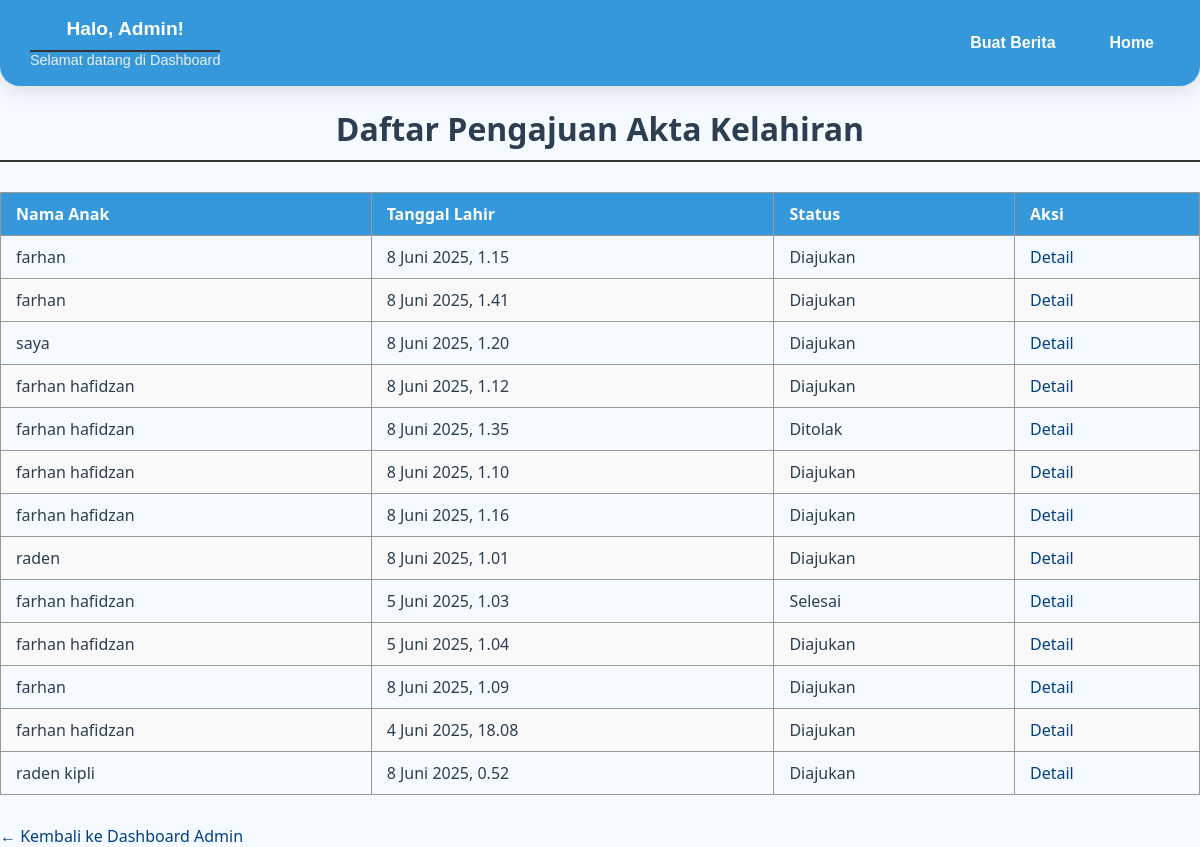
/kelahiran/akta-kelahiran/ (signed in), run on the app's committed database.
### kembang/models.py (models this page shows, shortened)
class AktaKelahiran(models.Model):
    user = models.ForeignKey(User, on_delete=models.CASCADE)
    nama_lengkap = models.CharField(max_length=100)
    tempat_lahir = models.CharField(max_length=100)
    tanggal_lahir = models.DateField()
    jenis_kelamin = models.CharField(max_length=10, choices=[('L', 'Laki-laki'), ('P', 'Perempuan')])
    nama_ayah = models.CharField(max_length=100)
    nama_ibu = models.CharField(max_length=100)
    alamat = models.TextField()
    status = models.CharField(max_length=20, choices=STATUS_CHOICES, default='diajukan')
    no_whatsapp = models.CharField(max_length=15, verbose_name="No. WhatsApp")
    tanggal_pengajuan = models.DateTimeField(auto_now_add=True)
    hasil_surat = models.FileField(upload_to='hasil_surat/akta_kelahiran/', blank=True, null=True)

### kembang/views.py (the view)
# urls.py: path('kelahiran/akta-kelahiran/', views.daftar_pengajuan_kelahiran, name='daftar_pengajuan_kelahiran'),
@staff_member_required
def daftar_pengajuan_kelahiran(request):
    pengajuan = AktaKelahiran.objects.all().order_by('-tanggal_lahir')
    context = {'pengajuan': pengajuan}
    return render(request, 'admin/daftar_kelahiran.html', context)

### kembang/templates/admin/daftar_kelahiran.html (shortened to what this page needs)
{% load static %}
<!DOCTYPE html>
<html lang="id">
<head>
    <link rel="stylesheet" href="{% static 'css/daftar_kelahiran.css' %}">
</head>
<body>
 <nav class="admin-navbar" data-aos="fade-down">
  <div class="admin-navbar-content">
    <div class="admin-brand">
      <link rel="stylesheet" href="{% static 'img/logo tegar.png' %}">
      <div class="admin-title">
        <h1>Halo, Admin!</h1>
        <p>Selamat datang di Dashboard</p>
      </div>
    </div>
    <ul class="admin-nav-links">
     <li> <a href="{% url 'announcement_manage'%}">Buat Berita</a></li>
     <li> <a href="{% url 'home'%}">Home</a></li>
    </ul>
  </div>
</nav>
    <div class="container">
        <h1>Daftar Pengajuan Akta Kelahiran</h1>
        <table>
            <thead>
                <tr>
                    <th>Nama Anak</th>
                    <th>Tanggal Lahir</th>
                    <th>Status</th>
                    <th>Aksi</th>
                </tr>
            </thead>
            <tbody>
                {% for akta in pengajuan %}
                <tr>
                    <td>{{ akta.nama_lengkap }}</td>
                    <td>{{ akta.tanggal_pengajuan }}</td>
                    <td>
                        <span class="status {{ akta.status }}">{{ akta.status|title }}</span>
                    </td>
                    <td>
                        <a class="button" href="{% url 'detail_pengajuan_kelahiran' akta.pk %}">Detail</a>
                    </td>
                </tr>
                {% empty %}
                <tr>
                    <td colspan="4" style="text-align: center;">Belum ada pengajuan.</td>
                </tr>
                {% endfor %}
            </tbody>
        </table>
        <a href="{% url 'admin_dashboard' %}" class="back-link">← Kembali ke Dashboard Admin</a>
    </div>
</body>
</html>

### kembang/static/css/daftar_kelahiran.css (style rules this page uses)
:root { --primary: #3498DB; --secondary: #2980B9; --background: #f4faff; --text: #2c3e50; }
.admin-navbar { background: #3498DB; box-shadow: 0 6px 18px rgba(0, 0, 0, 0.1); padding: 18px 30px; border-radius: 0 0 20px 20px; position: relative; z-index: 10; font-family: 'Poppins', sans-serif; color: #fff; }
.admin-navbar-content { display: flex; align-items: center; justify-content: space-between; flex-wrap: wrap; gap: 20px; }
.admin-brand { display: flex; align-items: center; gap: 15px; }
.admin-title h1 { margin: 0; font-size: 1.2rem; color: #ffffff; }
.admin-title p { margin: 0; font-size: 0.9rem; color: #ecf0f1; }
.admin-nav-links { list-style: none; display: flex; gap: 22px; margin: 0; padding: 0; }
.admin-nav-links li a { text-decoration: none; font-weight: 600; color: #ffffff; padding: 8px 16px; border-radius: 8px; transition: background-color 0.3s ease, color 0.3s ease; }
body { font-family: 'Segoe UI', sans-serif; background-color: var(--background); margin: 0; padding: 0; color: var(--text); }
h1 { text-align: center; border-bottom: 2px solid #333; padding-bottom: 10px; margin-bottom: 30px; }
table { width: 100%; border-collapse: collapse; margin-bottom: 30px; }
th, td { border: 1px solid #999; padding: 10px 15px; text-align: left; }
th { background-color: #3498db; color: white; font-weight: bold; }
tr:nth-child(even) { background-color: #f9f9f9; }
a { color: #004085; text-decoration: none; }
.back-link { text-align: center; margin-top: 30px; }

### data on the page
AktaKelahiran: nama_lengkap "farhan", tanggal_pengajuan "8 Juni 2025, 1.15", status "Diajukan"
AktaKelahiran: nama_lengkap "farhan", tanggal_pengajuan "8 Juni 2025, 1.41", status "Diajukan"
AktaKelahiran: nama_lengkap "saya", tanggal_pengajuan "8 Juni 2025, 1.20", status "Diajukan"
AktaKelahiran: nama_lengkap "farhan hafidzan", tanggal_pengajuan "8 Juni 2025, 1.12", status "Diajukan"
AktaKelahiran: nama_lengkap "farhan hafidzan", tanggal_pengajuan "8 Juni 2025, 1.35", status "Ditolak"
AktaKelahiran: nama_lengkap "farhan hafidzan", tanggal_pengajuan "8 Juni 2025, 1.10", status "Diajukan"
AktaKelahiran: nama_lengkap "farhan hafidzan", tanggal_pengajuan "8 Juni 2025, 1.16", status "Diajukan"
AktaKelahiran: nama_lengkap "raden", tanggal_pengajuan "8 Juni 2025, 1.01", status "Diajukan"
AktaKelahiran: nama_lengkap "farhan hafidzan", tanggal_pengajuan "5 Juni 2025, 1.03", status "Selesai"
AktaKelahiran: nama_lengkap "farhan hafidzan", tanggal_pengajuan "5 Juni 2025, 1.04", status "Diajukan"
AktaKelahiran: nama_lengkap "farhan", tanggal_pengajuan "8 Juni 2025, 1.09", status "Diajukan"
AktaKelahiran: nama_lengkap "farhan hafidzan", tanggal_pengajuan "4 Juni 2025, 18.08", status "Diajukan"
AktaKelahiran: nama_lengkap "raden kipli", tanggal_pengajuan "8 Juni 2025, 0.52", status "Diajukan"
